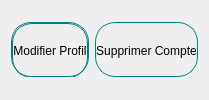
                      <widget class="QWidget" name="cardsFrame_2" native="true">
                       <layout class="QHBoxLayout" name="horizontalLayout_21">
                        <item>
                         <widget class="QFrame" name="card1_2">
                          <property name="minimumSize">
                           <size>
                            <width>0</width>
                            <height>55</height>
                           </size>
                          </property>
                          <property name="maximumSize">
                           <size>
                            <width>16777215</width>
                            <height>55</height>
                           </size>
                          </property>
                          <property name="font">
                           <font>
                            <weight>75</weight>
                            <bold>true</bold>
                           </font>
                          </property>
                          <property name="styleSheet">
                           <string notr="true">border-radius:20px;
border: 1px solid #008080;
</string>
                          </property>
                          <property name="frameShape">
                           <enum>QFrame::StyledPanel</enum>
                          </property>
                          <property name="frameShadow">
                           <enum>QFrame::Raised</enum>
                          </property>
                          <layout class="QHBoxLayout" name="horizontalLayout_22">
                           <property name="spacing">
                            <number>0</number>
                           </property>
                           <property name="leftMargin">
                            <number>0</number>
                           </property>
                           <property name="topMargin">
                            <number>0</number>
                           </property>
                           <property name="rightMargin">
                            <number>0</number>
                           </property>
                           <property name="bottomMargin">
                            <number>0</number>
                           </property>
                           <item>
                            <widget class="QPushButton" name="editbtn">
                             <property name="minimumSize">
                              <size>
                               <width>35</width>
                               <height>55</height>
                              </size>
                             </property>
                             <property name="text">
                              <string>Modifier Profil</string>
                             </property>
                             <property name="icon">
                              <iconset resource="../Qss/icons/_icons.qrc">
                               <normaloff>:/material_design/icons/material_design/edit.png</normaloff>:/material_design/icons/material_design/edit.png</iconset>
                             </property>
                             <property name="iconSize">
                              <size>
                               <width>40</width>
                               <height>40</height>
                              </size>
                             </property>
                            </widget>
                           </item>
                          </layout>
                         </widget>
                        </item>
                        <item>
                         <widget class="QFrame" name="card2_2">
                          <property name="minimumSize">
                           <size>
                            <width>0</width>
                            <height>55</height>
                           </size>
                          </property>
                          <property name="maximumSize">
                           <size>
                            <width>16777215</width>
                            <height>55</height>
                           </size>
                          </property>
                          <property name="styleSheet">
                           <string notr="true">border-radius:20px;
border: 1px  solid #008080;</string>
                          </property>
                          <property name="frameShape">
                           <enum>QFrame::StyledPanel</enum>
                          </property>
                          <property name="frameShadow">
                           <enum>QFrame::Raised</enum>
                          </property>
                          <layout class="QHBoxLayout" name="horizontalLayout_18">
                           <property name="spacing">
                            <number>0</number>
                           </property>
                           <property name="leftMargin">
                            <number>0</number>
                           </property>
                           <property name="topMargin">
                            <number>0</number>
                           </property>
                           <property name="rightMargin">
                            <number>0</number>
                           </property>
                           <property name="bottomMargin">
                            <number>0</number>
                           </property>
                           <item>
                            <widget class="QPushButton" name="deletbtn">
                             <property name="minimumSize">
                              <size>
                               <width>35</width>
                               <height>55</height>
                              </size>
                             </property>
                             <property name="styleSheet">
                              <string notr="true">border: none;</string>
                             </property>
                             <property name="text">
                              <string>Supprimer Compte</string>
                             </property>
                             <property name="icon">
                              <iconset resource="../Qss/icons/_icons.qrc">
                               <normaloff>:/material_design/icons/material_design/restore_from_trash.png</normaloff>:/material_design/icons/material_design/restore_from_trash.png</iconset>
                             </property>
                             <property name="iconSize">
                              <size>
                               <width>30</width>
                               <height>30</height>
                              </size>
                             </property>
                            </widget>
                           </item>
                          </layout>
                         </widget>
                        </item>
                       </layout>
                      </widget>
